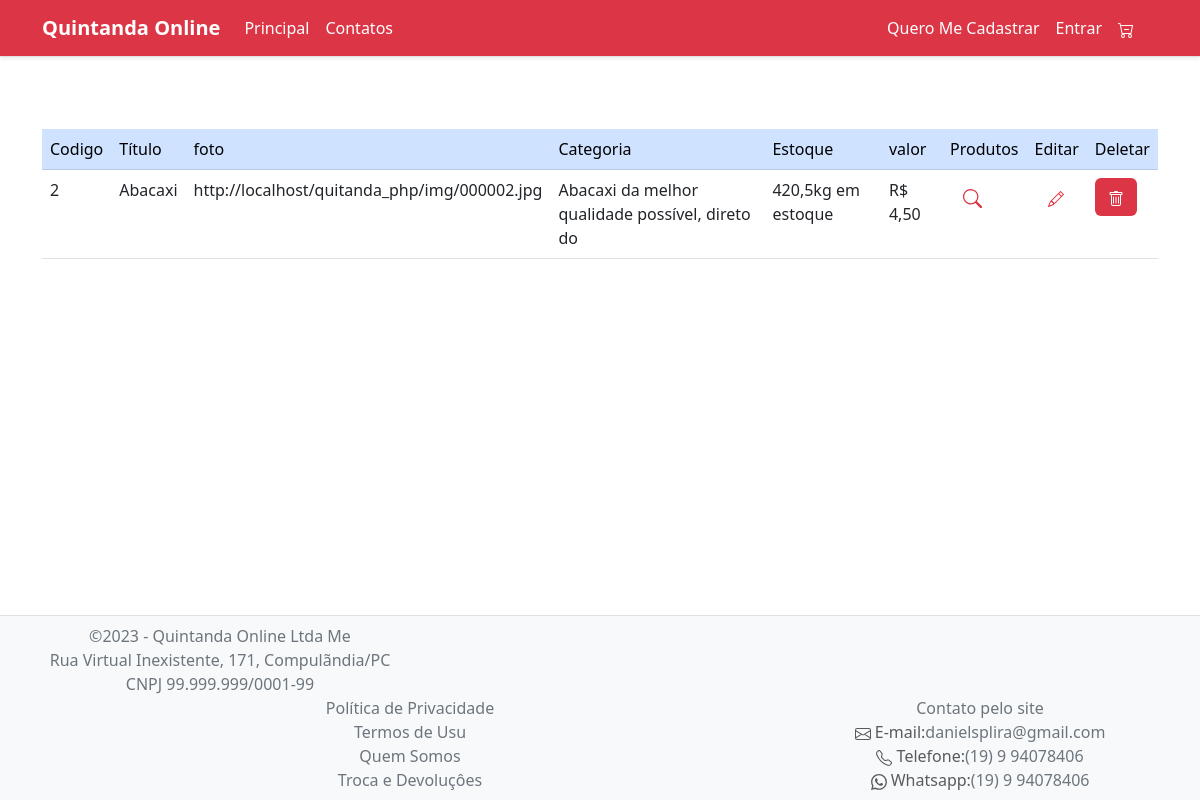
The app's page /listar-produtos.php with its own data.
### tables this page shows
CREATE TABLE `produtos` (
  `id` int(11) NOT NULL,
  `foto` varchar(100) NOT NULL,
  `foto1` varchar(100) NOT NULL,
  `foto3` varchar(100) NOT NULL,
  `titulo` varchar(100) NOT NULL,
  `categoria` varchar(100) NOT NULL,
  `video` varchar(100) NOT NULL,
  `valor` varchar(100) NOT NULL,
  `estoque` varchar(100) NOT NULL
);

### listar-produtos.php (the view, shortened to what this page needs)
<!doctype html>
<html lang="pt-br">
<head>
    <link href="https://cdn.jsdelivr.net/npm/bootstrap@5.3.0-alpha3/dist/css/bootstrap.min.css" rel="stylesheet">
</head>
<body style="min-width:372px;">
    <nav class="navbar navbar-expand-lg navbar-dark bg-danger border-bottom shadow-sm mb-3">
        <div class="container">
            <a href="#" class="navbar-brand"><strong>Quintanda Online</strong></a>
            <div class="navbar-collapse collapse">
                <ul class="navbar-nav flex-grow-1">
                    <li class="nav-item">
                        <a href="index.php" class="nav-link text-white">Principal</a>
                    </li>
                    <li class="nav-item">
                        <a href="contato.php" class="nav-link text-white">Contatos</a>
                    </li>
                </ul>
                <div class="align-self-end">
                    <ul class="navbar-nav">
                        <li class="nav-item">
                            <a href="cadastro.php" class="nav-link text-white">Quero Me Cadastrar</a>
                        </li>
                        <li class="nav-item">
                            <a href="login.php" class="nav-link text-white">Entrar</a>
                        </li>
                        <li class="nav-item">
                            <a href="#" class="nav-link text-white">
                        </li>
                    </ul>
                </div>
            </div>
        </div>
    </nav>
    <main>
        <div class="container">
            <div class="row">
                <div class="col">
                    <h1>Lista de produtos</h1>
                </div>
            </div>
            <div class="row">
                <div class="col">
                    <table class="table table-hover-warning tabla-striped">
                        <thead class="">
                            <tr class="table-primary">
                                <td>Codigo</td>
                                <td>Título</td>
                                <td>foto</td>
                                <td>Categoria</td>
                                <td>Estoque</td>
                                <td>valor</td>
                                <td>Produtos</td>
                                <td>Editar</td>
                                <td>Deletar</td>
                            </tr>
                        </thead>
                        <tbody>
                            <?php
                            include "conexao.php";
                            $sql_buscar = "select * from produtos";
                            $todos_os_produtos = mysqli_query($conexao, $sql_buscar);
                            while ($um_produtos = mysqli_fetch_assoc($todos_os_produtos)) :
                            ?>
                                <tr>
                                    <td><?php echo $um_produtos["id"]; ?></td>
                                    <td><?php echo $um_produtos["titulo"]; ?></td>
                                    <td><?php echo $um_produtos["foto"]; ?></td>
                                    <td><?php echo $um_produtos["categoria"]; ?></td>
                                    <td><?php echo $um_produtos["estoque"]; ?></td>
                                    <td><?php echo $um_produtos["valor"]; ?></td>
                                    <td>
                                        <a href="ver-produtos.php?id=<?php echo $um_produtos["id"]; ?>" class=" btn text-danger">
                                        </a>
                                    </td>
                                    <td>
                                        <a href="editar-produtos.php?id=<?php echo $um_produtos["id"]; ?>" class="btn  text-danger">
                                        </a>
                                    </td>
                                    <td>
                                        <a href="excluir-produtos.php?id=<?php echo $um_produtos["id"]; ?>" class=" btn bg-danger text-white">
                                        </a>
                                    </td>
                                </tr>
                        </tbody>
                    <?php
                            endwhile;
                    ?>
                    </table>
                </div>
            </div>
        </div>
    </main>
    <div style="height: 129px;" class="d-none d-lg-block"></div>
    <footer class="border-top fixed-bottom text-muted bg-light">
        <div class="container">
            <div class="row py-2">
                <div class="col-12 col-md-4 text-center text-md-left text-secondary">
                    &copy;2023 - Quintanda Online Ltda Me<br>
                    Rua Virtual Inexistente, 171, Compulãndia/PC<br>
                    CNPJ 99.999.999/0001-99
                </div>
                <div class="col-12 col-md text-center">
                    <a href="privacidade.php" class="text-decoration-none text-secondary">Política de
                        Privacidade</a><br>
                    <a href="termos.php" class="text-decoration-none text-secondary">Termos de Usu</a><br>
                    <a href="quensomos.php" class="text-decoration-none text-secondary">Quem Somos</a><br>
                    <a href="troca.php" class="text-decoration-none text-secondary">Troca e Devoluçôes</a>
                </div>
                <div class="col-12 col-md-4 text-center text-md-right">
                    <a href="contato" class="text-decoration-none text-secondary ">Contato pelo site</a><br>
                    E-mail:<a href="danielsplira@gmail.com" class="text-decoration-none text-secondary">danielsplira@gmail.com</a><br>
                    Telefone:<a href="contato" class="text-decoration-none text-secondary">(19) 9 94078406</a><br>
                    Whatsapp:<a href="contato" class="text-decoration-none text-secondary">(19) 9 94078406</a><br>
                </div>
            </div>
        </div>
    </footer>
</body>
</html>

### records on screen
produtos: id "2", titulo "Abacaxi", foto "http://localhost/quitanda_php/img/000002.jpg", categoria "Abacaxi da melhor qualidade possível, direto do", estoque "420,5kg em estoque", valor "R$ 4,50"
